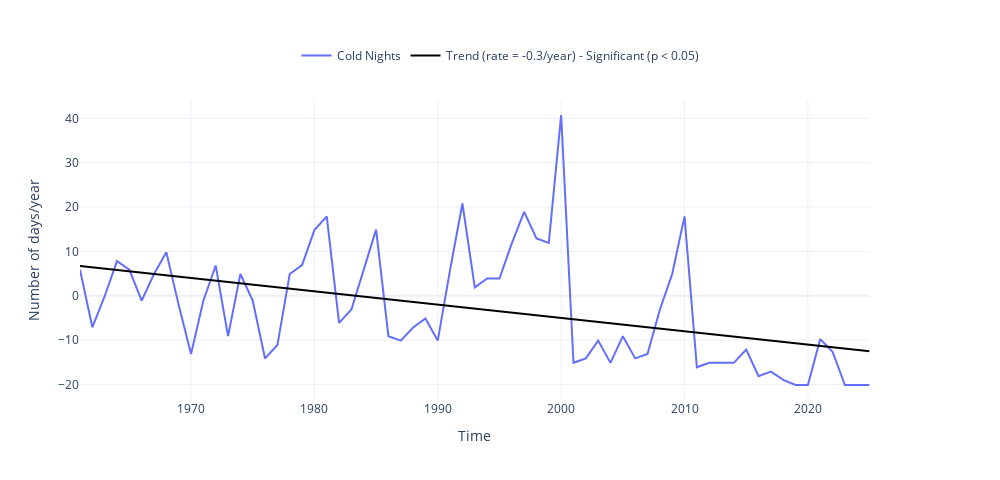

The code cell stored with this chart in its notebook:
### Markdown cell above
#### Cold Nights

### Code cell
dict_plot = [{'data' : df_cold_anom*3.6525, 'var' : 'Perc_Anom', 'ax' : 1, 'label' : 'Cold Nights'},]
fig, TRENDS = plot_timeseries_interactive(dict_plot, trendline=True, figsize = (25, 12), return_trend = True, label_yaxes = 'Number of days/year')
